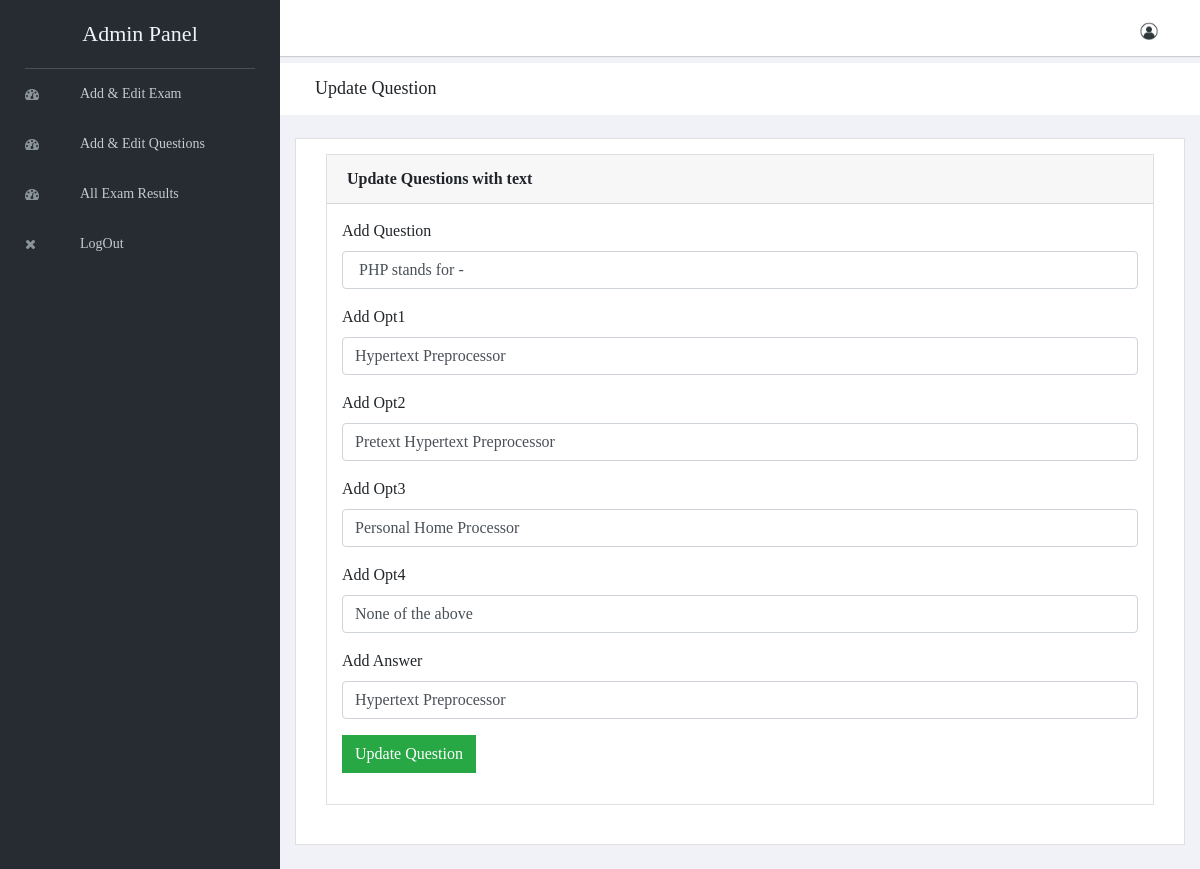
The app's page /admin/edit_option.php?id=30&id1=1 (signed in) with its own data.
### tables this page shows
CREATE TABLE `questions` (
  `id` int(5) NOT NULL,
  `question_no` varchar(5) NOT NULL,
  `question` varchar(500) NOT NULL,
  `opt1` varchar(100) NOT NULL,
  `opt2` varchar(100) NOT NULL,
  `opt3` varchar(100) NOT NULL,
  `opt4` varchar(100) NOT NULL,
  `answer` varchar(100) NOT NULL,
  `category` varchar(100) NOT NULL
);

### admin/edit_option.php (the view, shortened to what this page needs)
<?php
include "header.php";
include "../connection.php";
    ?>
    <?php
$id=$_GET["id"];
$question="";
$opt1="";
$opt2="";
$opt3="";
$opt4="";
$answer="";
$res=mysqli_query($link,"select * from questions where id=$id");
while($row=mysqli_fetch_array($res))
{
    $question=$row["question"];
    $opt1=$row["opt1"];
    $opt2=$row["opt2"];
    $opt3=$row["opt3"];
    $opt4=$row["opt4"];
    $answer=$row["answer"];
}
?>
    <div class="breadcrumbs">
        <div class="col-sm-4">
            <div class="page-header float-left">
                <div class="page-title">
                    <h1>Update Question</h1>
                </div>
            </div>
        </div>
    </div>
    <div class="content mt-3">
        <div class="animated fadeIn">
            <div class="row">
                <div class="col-lg-12">
                    <div class="card">
                        <div class="card-body">
                            <div class="col-lg-12">
                                <form name="form1" action="" method="post" enctype="multipart/form-data">
                                    <div class="card">
                                        <div class="card-header"><strong>Update Questions with text</strong>
                                        </div>
                                        <div class="card-body card-block">
                                            <div class="form-group"><label for="company"
                                                                           class=" form-control-label">Add Question
                                                </label><input type="text" name="question"
                                                               placeholder="Add Question"
                                                               class="form-control" value="<?php echo $question; ?>" required>
                                            </div>
                                            <div class="form-group"><label for="company"
                                                                           class=" form-control-label">Add Opt1
                                                </label><input type="text" name="opt1"
                                                               placeholder="Add Opt1"
                                                               class="form-control" value="<?php echo $opt1; ?>" required>
                                            </div>
                                            <div class="form-group"><label for="company"
                                                                           class=" form-control-label">Add Opt2
                                                </label><input type="text" name="opt2"
                                                               placeholder="Add Opt2"
                                                               class="form-control" value="<?php echo $opt2; ?>" required>
                                            </div>
                                            <div class="form-group"><label for="company"
                                                                           class=" form-control-label">Add Opt3
                                                </label><input type="text" name="opt3"
                                                               placeholder="Add Opt3"
                                                               class="form-control" value="<?php echo $opt3; ?>" required>
                                            </div>
                                            <div class="form-group"><label for="company"
                                                                           class=" form-control-label">Add Opt4
                                                </label><input type="text" name="opt4"
                                                               placeholder="Add Opt4"
                                                               class="form-control" value="<?php echo $opt4; ?>" required>
                                            </div>
                                            <div class="form-group"><label for="company"
                                                                           class=" form-control-label">Add Answer
                                                </label><input type="text" name="answer"
                                                               placeholder="Add answer"
                                                               class="form-control" value="<?php echo $answer; ?>" required>
                                            </div>
                                            <div class="form-group">
                                                <input type="submit" name="submit1" value="Update Question"
                                                       class="btn btn-success">
                                            </div>
                                        </div>
                                    </div>
                                    </form>
                            </div>
                        </div>
                    </div>
                </div>
            </div>
        </div>
    </div>
<?php
include "footer.php";
?>

### records on screen
questions: question "PHP stands for -", opt1 "Hypertext Preprocessor", opt2 "Pretext Hypertext Preprocessor", opt3 "Personal Home Processor", opt4 "None of the above", answer "Hypertext Preprocessor"
